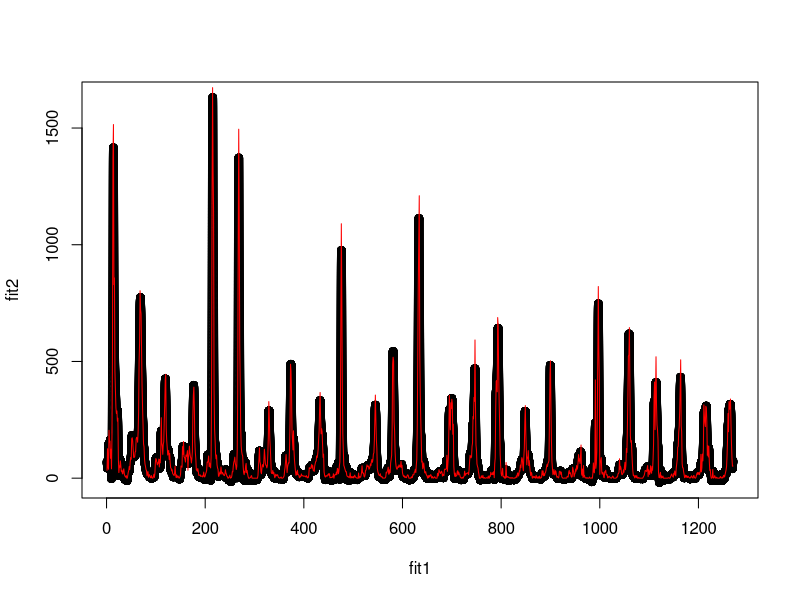
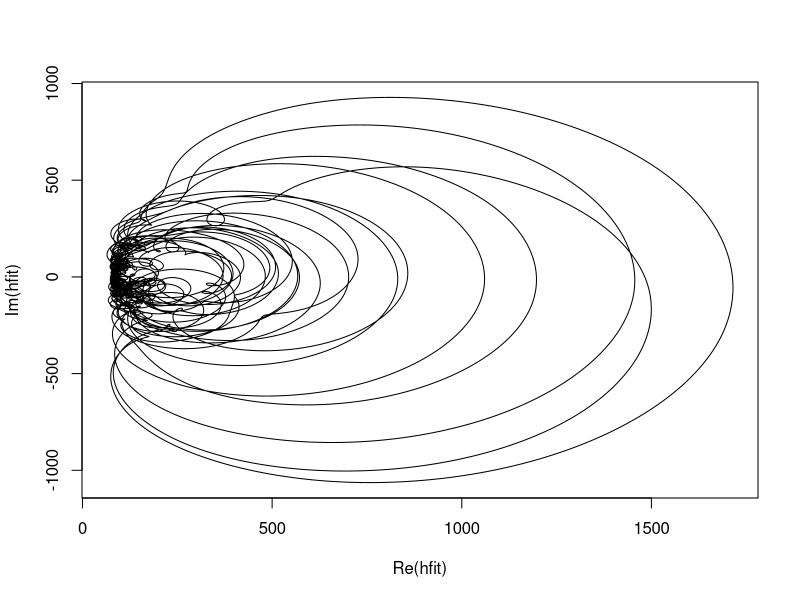
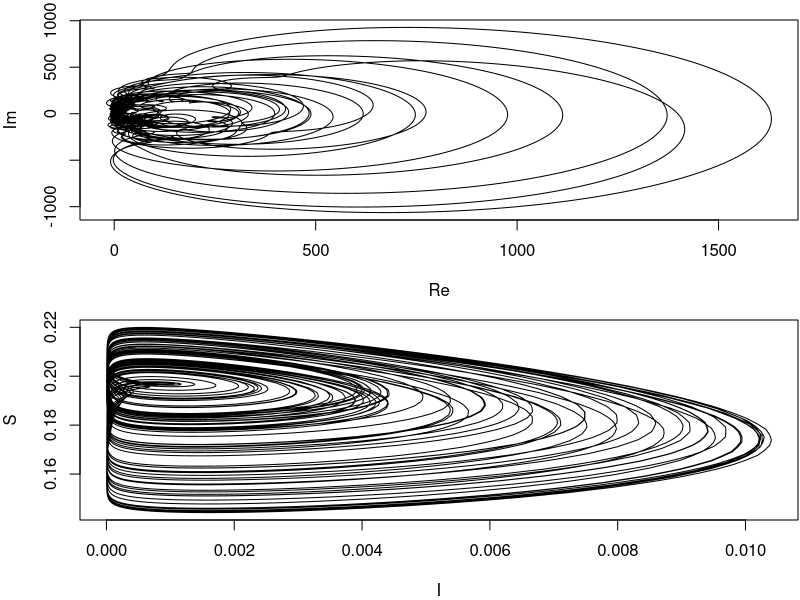

The R script that drew these images, in order:
#################################################
#UPCA influenza model
#################################################

#######################################
# data sentiweb
# consulté le mercredi 04 mars 2009
# Incidence (pour 100 000 habitants)
#######################################
data<-read.table("data_flu_IDF.txt")

##data filtre par fourrier lowpassfilter en enlevant 8/100 d'année
bernard <- read.table("dataflufiltre.dat")

##on interpol pour avoir plus de points
fit <- spline(seq(1,length(bernard[,1]), by=1),bernard[,1],n=100*length(bernard[,1]))
fit1 <- fit[[1]]
fit2 <- fit[[2]]
plot(fit1, fit2)
lines(seq(1,length(data[,1]), by=1),data[,1],col='red')

hilbert <- function (x)
{
    n = length(x)
    ff = fft(x)
    h = rep(0, n)
    if (n > 0 & 2 * floor(n/2) == n) {
        h[c(1, n/2 + 1)] = 1
        h[2:n/2] = 2
    }
    else {
        if (n > 0) {
            h[1] = 1
            h[2:(n + 1)/2] = 2
        }
    }
    ht = fft(ff * h, inverse = TRUE)/length(ff)
    return(ht)
}

hfit <- hilbert(fit2)
plot(Re(hfit),Im(hfit),type='l')

##attracteur UPCA sto
theo <- read.table("deter6.dat")

pdf(file="hilbert_filtered.pdf")
layout(matrix(1:2,2,1))
par(mar=c(4.0,4,1.0,0.1))
plot((Re(hfit)-mean(fit2)),Im(hfit),type='l',xlab="Re",ylab="Im")
plot(theo[1:20000,3],theo[1:20000,2],type='l',xlab="I",ylab="S")
dev.off()

